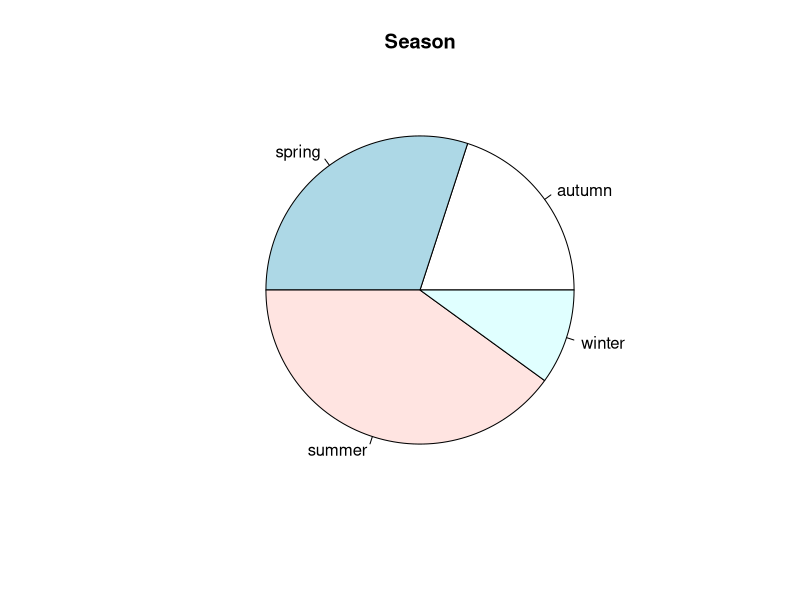
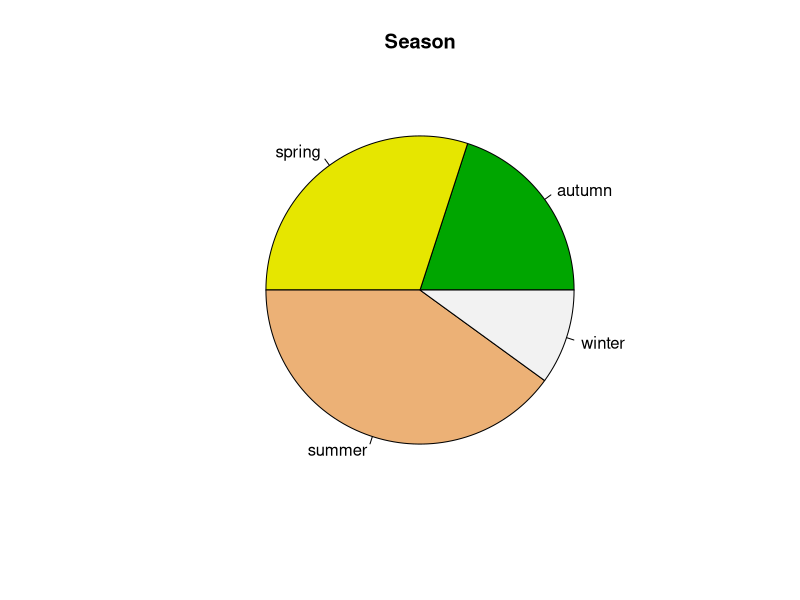

Write the R code that produced these figures, in order.
# 날짜 : 2021/06/29
# 이름 : 김철학
# 내용 : ch05.데이터 시각화 - 파이차트 교재p147

# 파이차트
season <- c('winter','summer','spring','summer','summer',
            'autumn', 'autumn', 'summer','spring','spring')
season
ds <- table(season)
ds

pie(ds, main='Season')
pie(ds, main='Season', col=terrain.colors(4))
